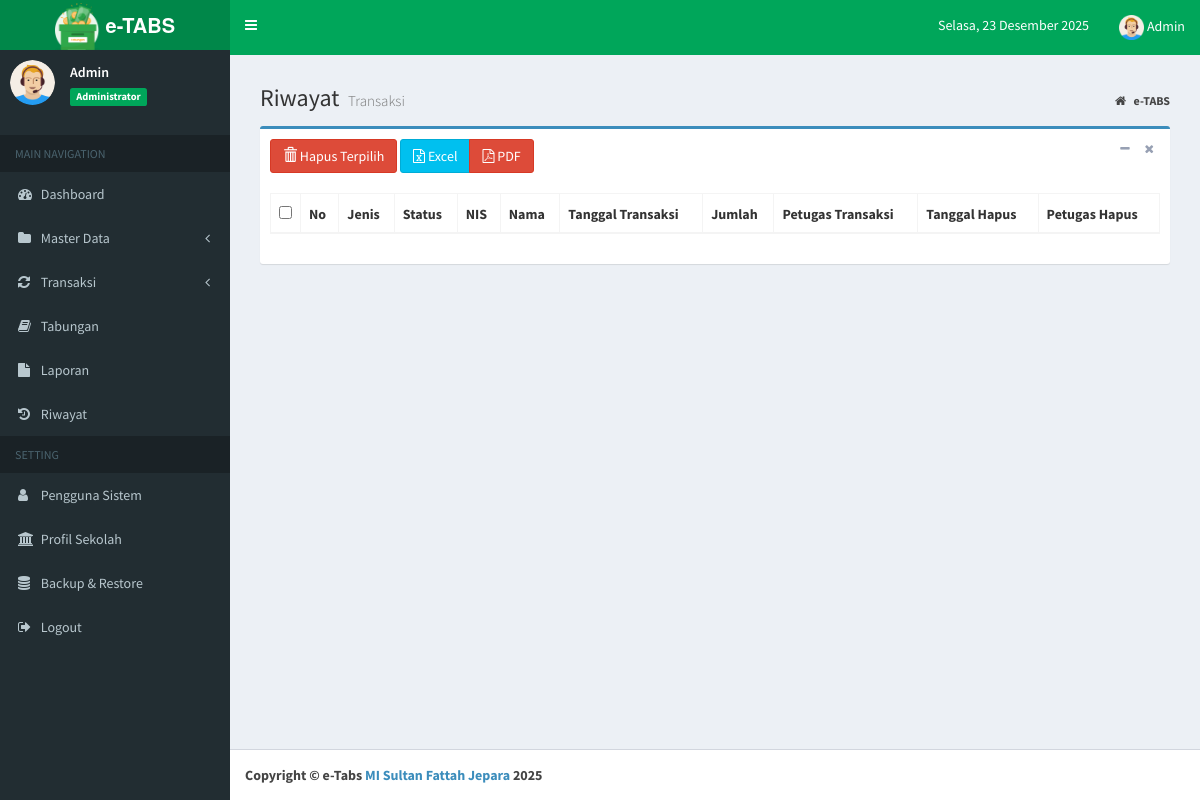
Before: /index.php?page=data_riwayat (signed in) with the older database file.
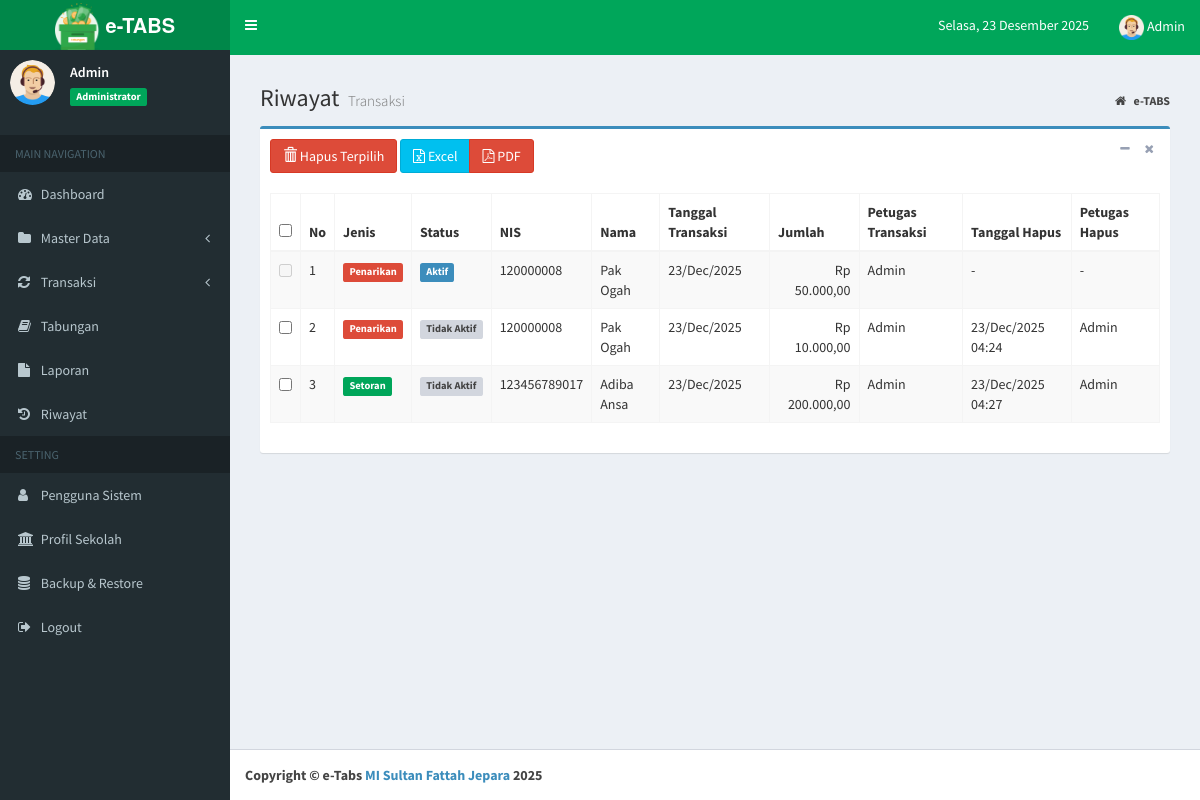
After: the same page with the newer database file.
### tables this page shows
CREATE TABLE `tb_riwayat` (
  `id_riwayat` int NOT NULL AUTO_INCREMENT,
  `id_tabungan_asli` int NOT NULL COMMENT 'ID dari tb_tabungan sebelum dihapus',
  `nis` char(12) NOT NULL,
  `setor` int NOT NULL,
  `tarik` int NOT NULL,
  `tgl` date NOT NULL,
  `jenis` enum('ST','TR') NOT NULL,
  `petugas` varchar(20) NOT NULL,
  `status` enum('Aktif','Tidak Aktif') NOT NULL DEFAULT 'Tidak Aktif',
  `tgl_hapus` datetime DEFAULT NULL,
  `petugas_hapus` varchar(20) DEFAULT NULL,
  PRIMARY KEY (`id_riwayat`),
  KEY `id_tabungan_asli` (`id_tabungan_asli`),
  KEY `nis` (`nis`)
);

CREATE TABLE `tb_siswa` (
  `nis` char(12) NOT NULL,
  `nama_siswa` varchar(40) NOT NULL,
  `jekel` enum('LK','PR') NOT NULL,
  `id_kelas` int NOT NULL,
  `status` enum('Aktif','Lulus','Pindah') NOT NULL,
  `th_masuk` year NOT NULL,
  PRIMARY KEY (`nis`),
  KEY `id_kelas` (`id_kelas`),
  CONSTRAINT `tb_siswa_ibfk_1` FOREIGN KEY (`id_kelas`) REFERENCES `tb_kelas` (`id_kelas`) ON DELETE CASCADE ON UPDATE CASCADE
);

### inc/rupiah.php (called while the page is built, shortened)
<?php
function rupiah($angka){
	$hasil_rupiah = "Rp " . number_format((float)$angka, 2, ',', '.');
	return $hasil_rupiah;
}

### petugas/riwayat/data_riwayat.php (the view, shortened to what this page needs)
<section class="content-header">
	<h1>
		Riwayat
		<small>Transaksi</small>
	</h1>
	<ol class="breadcrumb">
		<li>
			<a href="index.php">
				<i class="fa fa-home"></i>
				<b>e-TABS</b>
			</a>
		</li>
	</ol>
</section>
<section class="content">
	<div class="box box-primary">
		<div class="box-header">
			<button type="button" id="btnHapusTerpilih" class="btn btn-danger" onclick="hapusTerpilih()">
				<i class="glyphicon glyphicon-trash"></i> Hapus Terpilih
			</button>
			<div class="btn-group">
				<a href="../../admin/export_handler.php?type=excel&table=riwayat" class="btn btn-info" title="Ekspor ke Excel">
					<i class="fa fa-file-excel-o"></i> Excel
				</a>
				<a href="../../admin/export_handler.php?type=pdf&table=riwayat" class="btn btn-danger" title="Ekspor ke PDF" target="_blank">
					<i class="fa fa-file-pdf-o"></i> PDF
				</a>
			</div>
			<div class="box-tools pull-right">
				<button type="button" class="btn btn-box-tool" data-widget="collapse">
					<i class="fa fa-minus"></i>
				</button>
				<button type="button" class="btn btn-box-tool" data-widget="remove">
					<i class="fa fa-remove"></i>
				</button>
			</div>
		</div>
		<div class="box-body">
			<div class="table-responsive">
				<form id="formRiwayat" method="post" action="?page=del_riwayat">
					<table id="example1" class="table table-bordered table-striped">
						<thead>
							<tr>
								<th width="30">
									<input type="checkbox" id="checkAll" title="Pilih Semua (hanya Tidak Aktif)" onclick="handleCheckAllClickRiwayat(this)">
								</th>
								<th>No</th>
								<th>Jenis</th>
								<th>Status</th>
								<th>NIS</th>
								<th>Nama</th>
								<th>Tanggal Transaksi</th>
								<th>Jumlah</th>
								<th>Petugas Transaksi</th>
								<th>Tanggal Hapus</th>
								<th>Petugas Hapus</th>
							</tr>
						</thead>
						<tbody>
							<?php
                  $no = 1;
				  $sql = $koneksi->query("SELECT r.*, s.nama_siswa
				  							FROM tb_riwayat r
				  							LEFT JOIN tb_siswa s ON r.nis = s.nis
				  							ORDER BY r.tgl DESC, r.id_riwayat DESC");
                  while ($data= $sql->fetch_assoc()) {
					$is_tidak_aktif = ($data['status'] == 'Tidak Aktif');
                ?>
							<tr>
								<td>
									<?php if ($is_tidak_aktif): ?>
									<input type="checkbox" name="id_riwayat[]" class="checkItem" value="<?php echo $data['id_riwayat']; ?>">
									<?php else: ?>
									<input type="checkbox" disabled title="Data Aktif tidak dapat dihapus">
									<?php endif; ?>
								</td>
								<td>
									<?php echo $no++; ?>
								</td>
								<td>
									<?php
									if ($data['jenis'] == 'ST') {
										echo '<span class="label label-success">Setoran</span>';
									} else {
										echo '<span class="label label-danger">Penarikan</span>';
									}
									?>
								</td>
								<td>
									<?php
									if ($data['status'] == 'Aktif') {
										echo '<span class="label label-primary">Aktif</span>';
									} else {
										echo '<span class="label label-default">Tidak Aktif</span>';
									}
									?>
								</td>
								<td>
									<?php echo $data['nis']; ?>
								</td>
								<td>
									<?php echo $data['nama_siswa'] ?? 'Siswa tidak ditemukan'; ?>
								</td>
								<td>
									<?php $tgl = $data['tgl']; echo date("d/M/Y", strtotime($tgl)); ?>
								</td>
								<td align="right">
									<?php
									if ($data['jenis'] == 'ST') {
										echo rupiah($data['setor']);
									} else {
										echo rupiah($data['tarik']);
									}
									?>
								</td>
								<td>
									<?php echo $data['petugas']; ?>
								</td>
								<td>
									<?php
									if ($data['tgl_hapus']) {
										$tgl_hapus = $data['tgl_hapus'];
										echo date("d/M/Y H:i", strtotime($tgl_hapus));
									} else {
										echo '-';
									}
									?>
								</td>
								<td>
									<?php echo $data['petugas_hapus'] ?? '-'; ?>
								</td>
							</tr>
							<?php
                  }
                ?>
						</tbody>
					</table>
				</form>
			</div>
		</div>
	</div>
</section>

Changed rows visible on the page:
added tb_riwayat: jenis "Penarikan", status "Aktif", nis "120000008", tb_siswa.nama_siswa "Pak Ogah", tgl "23/Dec/2025", tarik "Rp 50.000,00", petugas "Admin", petugas_hapus "-"
added tb_riwayat: jenis "Penarikan", status "Tidak Aktif", nis "120000008", tb_siswa.nama_siswa "Pak Ogah", tgl "23/Dec/2025", tarik "Rp 10.000,00", petugas "Admin", tgl_hapus "23/Dec/2025 04:24", petugas_hapus "Admin"
added tb_riwayat: jenis "Setoran", status "Tidak Aktif", nis "123456789017", tb_siswa.nama_siswa "Adiba Ansa", tgl "23/Dec/2025", setor "Rp 200.000,00", petugas "Admin", tgl_hapus "23/Dec/2025 04:27", petugas_hapus "Admin"
